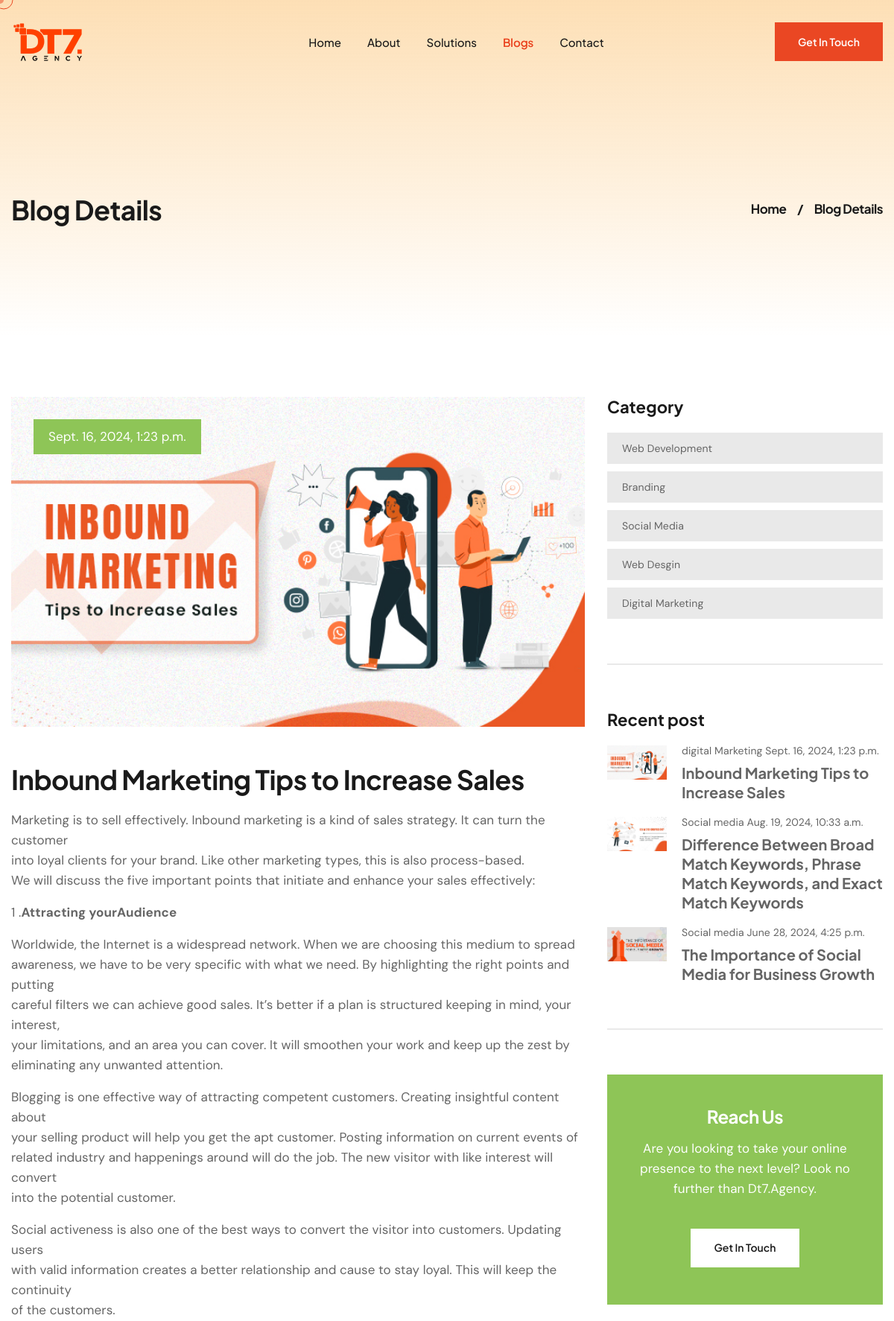
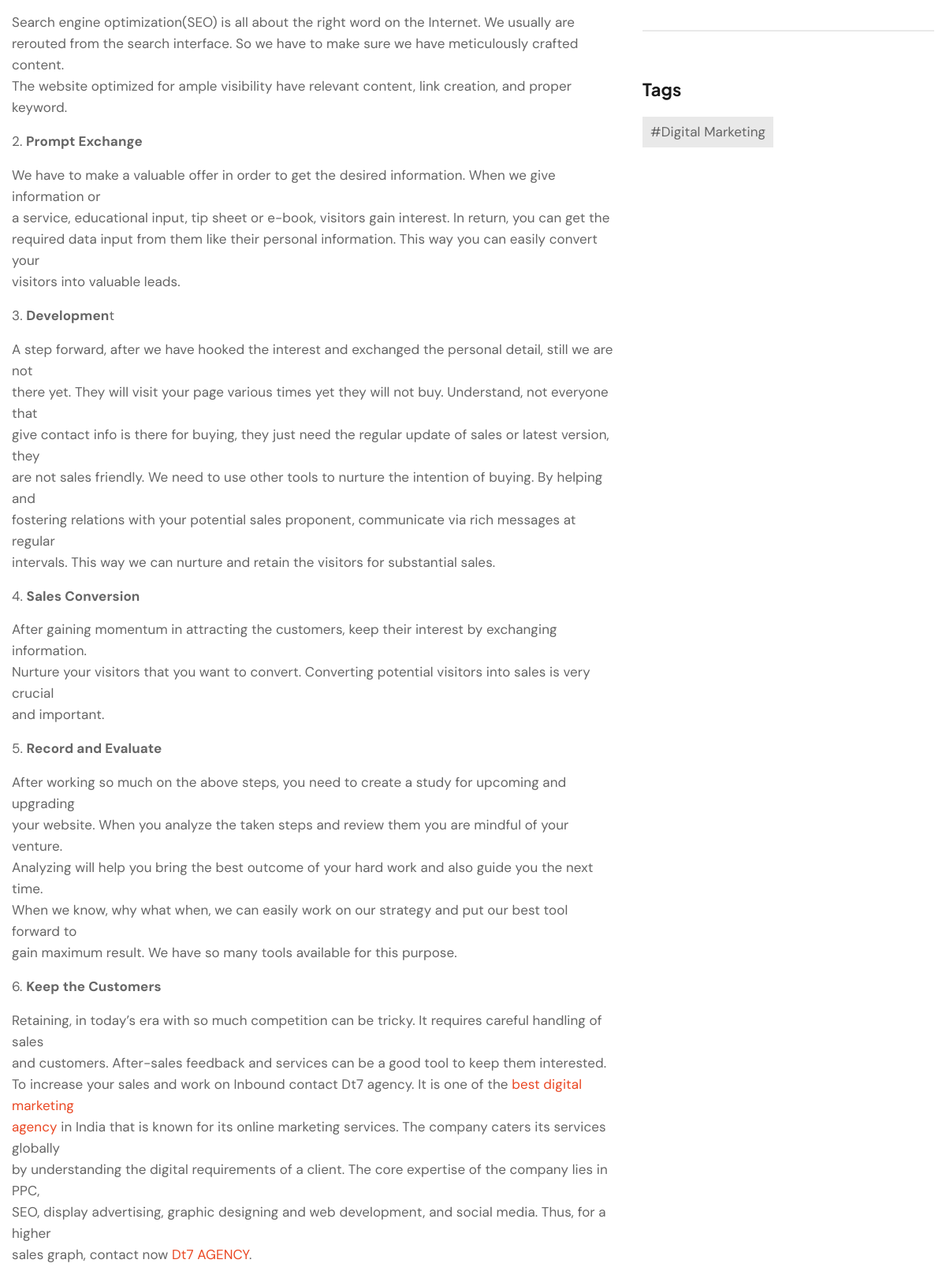
Page /blog/inbound-tips (upper part) on the committed database (2 pictures, top to bottom).
### DT7App/models.py (models this page shows, shortened)
class BlogPost(models.Model):
    Id = models.AutoField(primary_key=True)
    Category = models.ForeignKey(Category,on_delete=models.CASCADE,related_name='categories')
    Title =  models.CharField(max_length=225,default="title")
    Image1 = models.ImageField(upload_to='uploads/')
    Body = RichTextField(blank=True,null=True)
    Sluglink = models.CharField(max_length=200 ,blank=True,null=True)
    Tags = models.CharField(max_length=100 )
    CreatedName =  models.CharField(max_length=100)
    Create_at = models.DateTimeField(default=datetime.now)
    status = models.IntegerField(choices=STATUS, default=0)
    MetaTitle = models.CharField(max_length=255, blank=True,default="", null=True)
    MetaDescription = models.CharField(max_length=255, blank=True,default="", null=True)
    MetaKeywords = models.CharField(max_length=255, blank=True,default="", null=True)
    class Meta:
        ordering = ['-Create_at']

class Category(models.Model):
        Name = models.CharField(max_length=30,default="heading")
        Created = models.DateTimeField(default=datetime.now)
        def __str__(self):
            return self.Name
        class Meta:
            verbose_name ='Category'
            verbose_name_plural = 'Categories'

### DT7App/views.py (the view)
# urls.py: path('blog/<str:slug>', Blogdetails , name='blog'),
def Blogdetails(request,slug):
    blog_list = BlogPost.objects.filter().order_by('-Id')[:3]
    selectpost = BlogPost.objects.get(Sluglink=slug)
    totalcategories = Category.objects.all()
    all_posts = BlogPost.objects.order_by('Id')
    selected_index = None
    for i, post in enumerate(all_posts):
        if post == selectpost:
            selected_index = i
            break
    previous_post = None
    next_post = None
    if selected_index is not None:
        if selected_index > 0:
            previous_post = all_posts[selected_index - 1]
        else:
            previous_post = all_posts.last()
        if selected_index < len(all_posts) - 1:
            next_post = all_posts[selected_index + 1]
        else:
            next_post = all_posts.first()
    context =  {'selectpost':selectpost,'totalcategories':totalcategories,'blog_list':blog_list, 'meta_title': selectpost.MetaTitle,
        'meta_description': selectpost.MetaDescription,
        'meta_tags': selectpost.MetaKeywords,'previous_post': previous_post,
        'next_post': next_post,'navbar':'Blog'}
    print(selectpost.MetaKeywords)
    return render(request, 'uifiles/blogdetails.html',context)

### templates/uifiles/blogdetails.html (shortened to what this page needs)
{% extends 'uifiles/blogbase.html' %}
{% load static %}
{% block content %}
        <section class="page-header">
            <div class="container">
                <div class="page-header__content">
                    <h2 class="page-header__title wow animated fadeInLeft" data-wow-delay="0.1s" data-wow-duration="1500ms">Blog Details</h2>
                    <ul class="digihub-breadcrumb">
                        <li><a href="index.html">Home</a></li>
                        <li>/</li>
                        <li><span>Blog Details</span></li>
                    </ul>
                </div>
            </div>
        </section>
        <section class="blog-details-page">
            <div class="container">
                <div class="row">
                    {% if selectpost %}
                    <div class="col-xl-8 col-lg-7">
                        <div class="blog-details-page__content">
                            <div class="blog-details-page__post wow animated fadeInUp" data-wow-delay="0.1s" data-wow-duration="1500ms">
                                <div class="blog-details-page__post-img-box">
                                    <img src="/media/{{selectpost.Image1}}" alt="assets/images/blog/blog-details-1.jpg" class="blog-details-page__post-img">
                                    <p class="blog-details-page__post-date">{{selectpost.Create_at}}</p>
                                </div>
                                <div class="blog-details-page__post-content">
                                    <h3 class="blog-details-page__post-title">{{selectpost.Title}}</h3>
                                    <p class="blog-details-page__post-desc"> {{selectpost.Body|safe}}</p>
                                </div>
                            </div>
                        </div>
                    </div>
                    {% endif %}
                    <div class="col-xl-4 col-lg-5">
                        <div class="page-sidebar">
                            <div class="page-sidebar__category page-sidebar__single wow animated fadeInLeft" data-wow-delay="0.1s" data-wow-duration="1500ms">
                                <h3 class="page-sidebar__category-title page-sidebar__title">Category</h3>
                                <ul class="page-sidebar__category-list">
                                    {% for category in totalcategories %}
                                    <li class="page-sidebar__category-item">
                                        <a href="#" class="page-sidebar__category-link"><span>{{ category.Name }}</span> </a>
                                    </li>
                                    {% endfor %}
                                </ul>
                            </div>
                            <div class="page-sidebar__line page-sidebar__single"></div>
                            <div class="page-sidebar__post page-sidebar__single wow animated fadeInLeft" data-wow-delay="0.1s" data-wow-duration="1500ms">
                                <h3 class="page-sidebar__post-title page-sidebar__title">Recent post</h3>
                                {% for blogitem in blog_list %}
                                <div class="page-sidebar__post-box">
                                    <a href="/blog/{{blogitem.Sluglink}}" class="page-sidebar__post-img-box">
                                        <img src="/media/{{blogitem.Image1}}" alt="post" class="page-sidebar__post-img">
                                    </a>
                                    <div class="page-sidebar__post-content">
                                        <p class="page-sidebar__post-date"><span>{{blogitem.Category}}</span> <span>{{blogitem.Create_at}}</span></p>
                                        <a href="/blog/{{blogitem.Sluglink}}" class="page-sidebar__post-title-link">{{blogitem.Title}}</a>
                                    </div>
                                </div>
                                {% endfor %}
                            </div>
                            <div class="page-sidebar__line page-sidebar__single"></div>
                            <div class="page-sidebar__offer page-sidebar__single wow animated fadeInLeft" data-wow-delay="0.1s" data-wow-duration="1500ms">
                                <h3 class="page-sidebar__offer-title">Reach Us</h3>
                                <p class="page-sidebar__offer-desc">Are you looking to take your online presence to the next level? Look no further than Dt7.Agency.</p>
                                <a href="/contact/" class="page-sidebar__offer-btn digihub-btn digihub-btn--primary"  data-bs-toggle="modal" data-bs-target="#exampleModal">Get In Touch </a>
                            </div>
                            <div class="page-sidebar__line page-sidebar__single"></div>
                            <div class="page-sidebar__tag page-sidebar__single wow animated fadeInLeft" data-wow-delay="0.1s" data-wow-duration="1500ms">
                                <h3 class="page-sidebar__tag-title page-sidebar__title">Tags</h3>
                                <div class="page-sidebar__tag-box">
                                    <a href="#" class="page-sidebar__tag-btn">{{selectpost.Tags}}</a>
                                </div>
                            </div>
                        </div>
                    </div>
                </div>
            </div>
        </section>
{% endblock %}

### rows in the picture
BlogPost: Image1 (picture), Create_at "Sept. 16, 2024, 1:23 p.m.", Title "Inbound Marketing Tips to Increase Sales", Body "Marketing is to sell effectively. Inbound marketing is a kind of sales strategy. It can turn the customer into loyal clients for your brand. Like other marketing types, this is also process-based. We will discuss the five important points that initiate and enhance your sales effectively: 1 . Attracting yourAudience Worldwide, the Internet is a widespread network. When we are choosing this medium to spread awareness, we have to be very specific with what we need. By highlighting the right points and putting careful filters we can achieve good sales. It’s better if a plan is structured keeping in mind, your interest, your limitations, and an area you can cover. It will smoothen your work and…", Category "digital Marketing", Tags "#digital Marketing"
Category: Name "Web Development"
Category: Name "Branding"
Category: Name "Social Media"
Category: Name "Web Desgin"
Category: Name "Digital Marketing"
BlogPost: Image1 (picture), Category "Social media", Create_at "Aug. 19, 2024, 10:33 a.m.", Title "Difference Between Broad Match Keywords, Phrase Match Keywords, and Exact Match Keywords"
BlogPost: Image1 (picture), Category "Social media", Create_at "June 28, 2024, 4:25 p.m.", Title "The Importance of Social Media for Business Growth"
